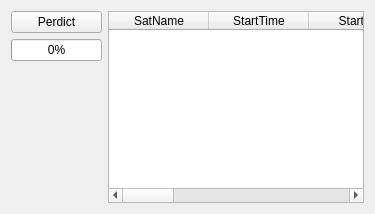
            <widget class="QWidget" name="tab_5">
             <attribute name="title">
              <string>Peridict Sats</string>
             </attribute>
             <layout class="QHBoxLayout" name="horizontalLayout_18">
              <item>
               <layout class="QHBoxLayout" name="horizontalLayout_17" stretch="10,90">
                <item>
                 <layout class="QVBoxLayout" name="verticalLayout_16">
                  <property name="sizeConstraint">
                   <enum>QLayout::SetDefaultConstraint</enum>
                  </property>
                  <item>
                   <widget class="QPushButton" name="btnperedict">
                    <property name="maximumSize">
                     <size>
                      <width>100</width>
                      <height>27</height>
                     </size>
                    </property>
                    <property name="text">
                     <string>Perdict</string>
                    </property>
                   </widget>
                  </item>
                  <item>
                   <widget class="QProgressBar" name="progresssat">
                    <property name="maximumSize">
                     <size>
                      <width>100</width>
                      <height>25</height>
                     </size>
                    </property>
                    <property name="value">
                     <number>0</number>
                    </property>
                   </widget>
                  </item>
                  <item>
                   <spacer name="verticalSpacer_3">
                    <property name="orientation">
                     <enum>Qt::Vertical</enum>
                    </property>
                    <property name="sizeHint" stdset="0">
                     <size>
                      <width>20</width>
                      <height>40</height>
                     </size>
                    </property>
                   </spacer>
                  </item>
                 </layout>
                </item>
                <item>
                 <layout class="QVBoxLayout" name="verticalLayout_21">
                  <property name="sizeConstraint">
                   <enum>QLayout::SetMaximumSize</enum>
                  </property>
                  <item>
                   <widget class="QTableWidget" name="gridperdicSats">
                    <column>
                     <property name="text">
                      <string>SatName</string>
                     </property>
                    </column>
                    <column>
                     <property name="text">
                      <string>StartTime</string>
                     </property>
                    </column>
                    <column>
                     <property name="text">
                      <string>StartAZ</string>
                     </property>
                    </column>
                    <column>
                     <property name="text">
                      <string>MaxElTime</string>
                     </property>
                    </column>
                    <column>
                     <property name="text">
                      <string>MaxEL</string>
                     </property>
                    </column>
                    <column>
                     <property name="text">
                      <string>MaxAZ</string>
                     </property>
                    </column>
                    <column>
                     <property name="text">
                      <string>EndTime</string>
                     </property>
                    </column>
                    <column>
                     <property name="text">
                      <string>EndAZ</string>
                     </property>
                    </column>
                    <column>
                     <property name="text">
                      <string>Type</string>
                     </property>
                    </column>
                   </widget>
                  </item>
                 </layout>
                </item>
               </layout>
              </item>
             </layout>
            </widget>
